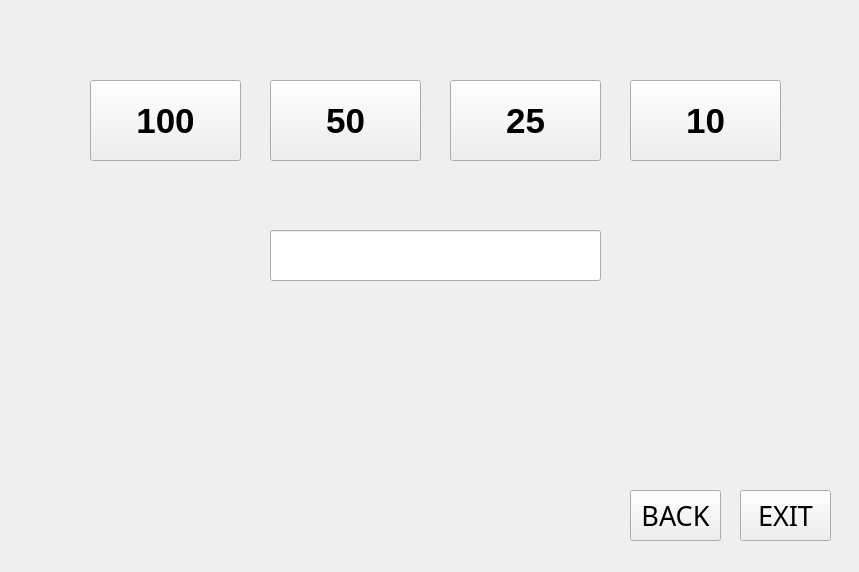
<?xml version="1.0" encoding="UTF-8"?>
<ui version="4.0">
 <class>Form</class>
 <widget class="QWidget" name="Form">
  <property name="geometry">
   <rect>
    <x>0</x>
    <y>0</y>
    <width>859</width>
    <height>572</height>
   </rect>
  </property>
  <property name="sizePolicy">
   <sizepolicy hsizetype="Fixed" vsizetype="Fixed">
    <horstretch>0</horstretch>
    <verstretch>0</verstretch>
   </sizepolicy>
  </property>
  <property name="minimumSize">
   <size>
    <width>859</width>
    <height>572</height>
   </size>
  </property>
  <property name="maximumSize">
   <size>
    <width>859</width>
    <height>572</height>
   </size>
  </property>
  <property name="windowTitle">
   <string>VisionBank ATM</string>
  </property>
  <property name="windowIcon">
   <iconset>
    <normaloff>python.png</normaloff>python.png</iconset>
  </property>
  <widget class="QPushButton" name="pushButton">
   <property name="geometry">
    <rect>
     <x>90</x>
     <y>80</y>
     <width>151</width>
     <height>81</height>
    </rect>
   </property>
   <property name="font">
    <font>
     <pointsize>26</pointsize>
     <weight>75</weight>
     <bold>true</bold>
    </font>
   </property>
   <property name="text">
    <string>100</string>
   </property>
  </widget>
  <widget class="QPushButton" name="pushButton_2">
   <property name="geometry">
    <rect>
     <x>270</x>
     <y>80</y>
     <width>151</width>
     <height>81</height>
    </rect>
   </property>
   <property name="font">
    <font>
     <pointsize>26</pointsize>
     <weight>75</weight>
     <bold>true</bold>
    </font>
   </property>
   <property name="text">
    <string>50</string>
   </property>
  </widget>
  <widget class="QPushButton" name="pushButton_3">
   <property name="geometry">
    <rect>
     <x>450</x>
     <y>80</y>
     <width>151</width>
     <height>81</height>
    </rect>
   </property>
   <property name="font">
    <font>
     <pointsize>26</pointsize>
     <weight>75</weight>
     <bold>true</bold>
    </font>
   </property>
   <property name="text">
    <string>25</string>
   </property>
  </widget>
  <widget class="QPushButton" name="pushButton_4">
   <property name="geometry">
    <rect>
     <x>630</x>
     <y>80</y>
     <width>151</width>
     <height>81</height>
    </rect>
   </property>
   <property name="font">
    <font>
     <pointsize>26</pointsize>
     <weight>75</weight>
     <bold>true</bold>
    </font>
   </property>
   <property name="text">
    <string>10</string>
   </property>
  </widget>
  <widget class="QLineEdit" name="lineEdit">
   <property name="geometry">
    <rect>
     <x>270</x>
     <y>230</y>
     <width>331</width>
     <height>51</height>
    </rect>
   </property>
   <property name="maxLength">
    <number>12</number>
   </property>
   <property name="readOnly">
    <bool>true</bool>
   </property>
  </widget>
  <widget class="QPushButton" name="pushButton_5">
   <property name="geometry">
    <rect>
     <x>740</x>
     <y>490</y>
     <width>91</width>
     <height>51</height>
    </rect>
   </property>
   <property name="font">
    <font>
     <family>Yoxall</family>
     <pointsize>20</pointsize>
     <weight>50</weight>
     <bold>false</bold>
    </font>
   </property>
   <property name="text">
    <string>EXIT</string>
   </property>
  </widget>
  <widget class="QPushButton" name="pushButton_6">
   <property name="geometry">
    <rect>
     <x>630</x>
     <y>490</y>
     <width>91</width>
     <height>51</height>
    </rect>
   </property>
   <property name="font">
    <font>
     <family>Yoxall</family>
     <pointsize>20</pointsize>
     <weight>50</weight>
     <bold>false</bold>
    </font>
   </property>
   <property name="text">
    <string>BACK</string>
   </property>
  </widget>
 </widget>
 <resources/>
 <connections/>
</ui>
